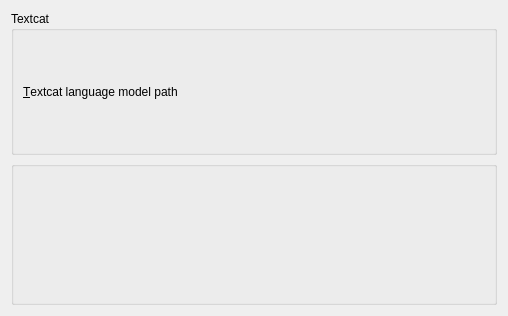
<ui version="4.0" >
 <class>Widget</class>
 <widget class="QWidget" name="Widget" >
  <property name="geometry" >
   <rect>
    <x>0</x>
    <y>0</y>
    <width>508</width>
    <height>316</height>
   </rect>
  </property>
  <property name="windowTitle" >
   <string>Form</string>
  </property>
  <layout class="QVBoxLayout" name="verticalLayout" >
   <item>
    <widget class="QGroupBox" name="groupBox" >
     <property name="title" >
      <string>Textcat</string>
     </property>
     <layout class="QGridLayout" name="gridLayout" >
      <item row="0" column="0" >
       <widget class="QLabel" name="label" >
        <property name="text" >
         <string>&amp;Textcat language model path</string>
        </property>
        <property name="buddy" >
         <cstring>kcfg_textcat_LM_path</cstring>
        </property>
       </widget>
      </item>
      <item row="0" column="1" >
       <widget class="KUrlRequester" name="kcfg_textcat_LM_path" />
      </item>
     </layout>
    </widget>
   </item>
   <item>
    <widget class="KComboListBox" name="kcfg_language_encoding_pref" />
   </item>
  </layout>
 </widget>
 <customwidgets>
  <customwidget>
   <class>KUrlRequester</class>
   <extends>QFrame</extends>
   <header>kurlrequester.h</header>
  </customwidget>
  <customwidget>
   <class>KComboListBox</class>
   <extends>QGroupBox</extends>
   <header>kcombolistbox.h</header>
   <container>1</container>
  </customwidget>
 </customwidgets>
 <resources/>
 <connections/>
</ui>
